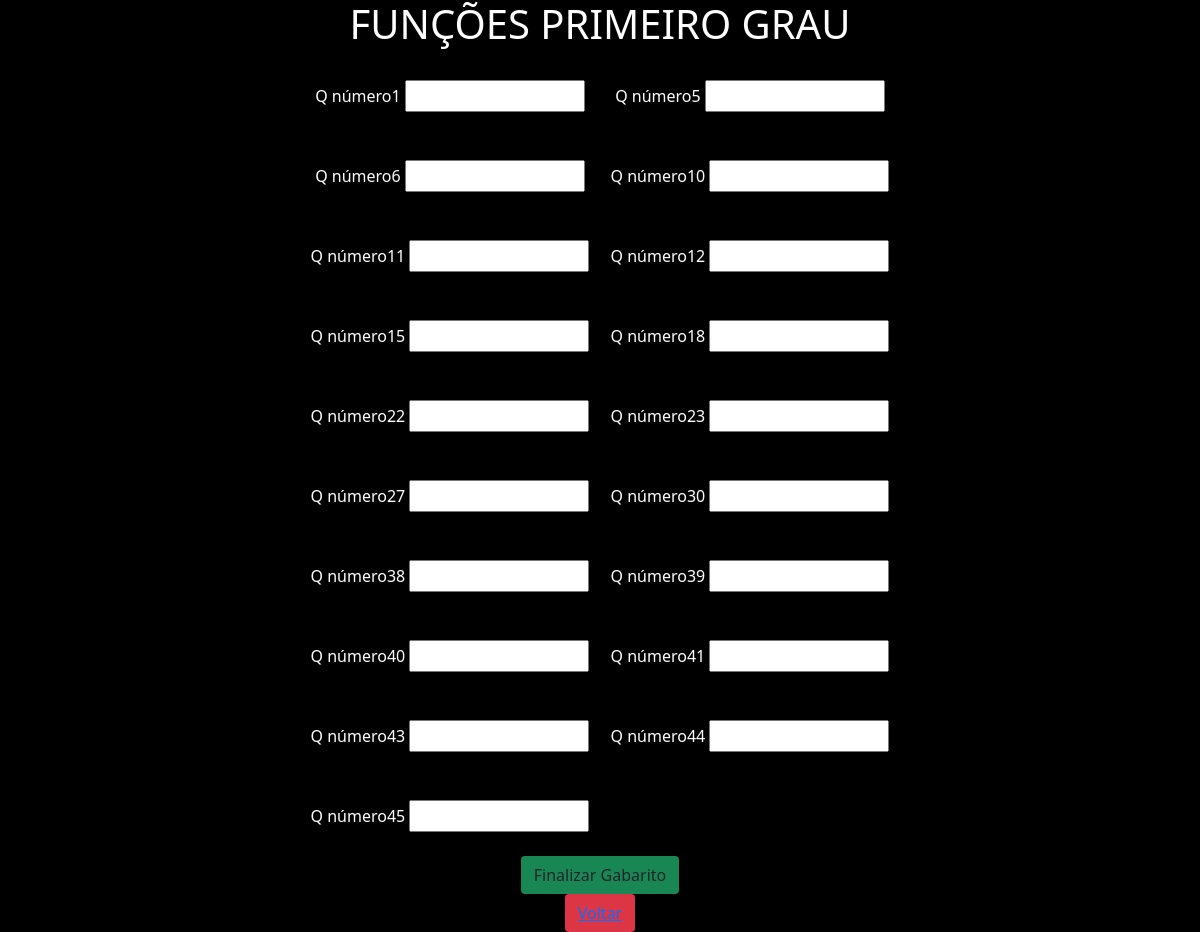
The app's page /listaQuestoes/lancarGabarito/8 with its own data.
### listaQuestoes/models.py (models this page shows, shortened)
class QuestoesAssinalar(models.Model):
    numero = models.IntegerField()
    alternativaMarcada = models.CharField( max_length=20,
        choices=[(tag.name, tag.value) for tag in AlternativasEnum],
        default=AlternativasEnum.DEFAULT.name)
    grauDeCerteza = models.CharField( max_length=20,
        choices=[(tag.name, tag.value) for tag in GrauDeCertezaEnum],
        default=GrauDeCertezaEnum.DEFAULT.name)
    simuladoGeral = models.BooleanField()
    letraGabarito = models.CharField( max_length=20,
        choices=[(tag.name, tag.value) for tag in AlternativasEnum],
        default=AlternativasEnum.DEFAULT.name)
    lista = models.ForeignKey(Listas, on_delete=models.CASCADE)
    certo = models.BooleanField(default=False)

### listaQuestoes/views.py (the view, shortened to what this page needs)
# urls.py: path('lancarGabarito/<int:idLista>', lancarGabarito, name='lancarGabarito'),
def lancarGabarito(request, idLista):
    Questoeslista = QuestoesAssinalar.objects.filter(lista=int(idLista))
    lista = Listas.objects.get(id=idLista)
    return render(request, 'lancarGabarito.html', {'Questoeslista':Questoeslista, 'lista':lista})

### listaQuestoes/templates/lancarGabarito.html (shortened to what this page needs)
{% load static%}
<!DOCTYPE html>
<html lang="pt-br">
<head>
    <link href="https://cdn.jsdelivr.net/npm/bootstrap@5.0.2/dist/css/bootstrap.min.css" rel="stylesheet">
    <link rel="stylesheet" href="{% static 'css/lancarGabarito.css' %}">
</head>
<body>
    <form action="" method="POST">
        <h1>{{lista.nome}}</h1>
        <div class="d-grid">
        {% for l in Questoeslista %}
            <div class="divInputLancarGabarito">
            <label for="label{{l.numero}}">Q número{{l.numero}}</label>
            <input  name="inputQuestaoNumero{{l.numero}}"  class="lancarGabaritoInput" required type="text" maxlength="1">
            </div>
        {%endfor%}
        </div>
      <div>
        <input class="btn bg-success" type="submit" value="Finalizar Gabarito">
      </div>
      <div class="voltar btn bg-danger"><a href="{% url 'irPara' 'fazerLista' lista.id %}">Voltar
      </a></div>
    </form>
</body>
</html>

### templates/static/css/lancarGabarito.css (style rules this page uses)
body { background-color: black; color: white; box-sizing: border-box; }
form { margin: auto; text-align: center; width: 50vw; }
form .d-grid { display: grid; grid-template-columns: 1fr 1fr; width: 50vw; }
.lancarGabaritoInput { width: 15vw; height:4vh; }
.divInputLancarGabarito { margin: 3vh; width: 25vw; margin-left: auto; margin-right: auto; }

### records on screen
QuestoesAssinalar: numero "1"
QuestoesAssinalar: numero "5"
QuestoesAssinalar: numero "6"
QuestoesAssinalar: numero "10"
QuestoesAssinalar: numero "11"
QuestoesAssinalar: numero "12"
QuestoesAssinalar: numero "15"
QuestoesAssinalar: numero "18"
QuestoesAssinalar: numero "22"
QuestoesAssinalar: numero "23"
QuestoesAssinalar: numero "27"
QuestoesAssinalar: numero "30"
QuestoesAssinalar: numero "38"
QuestoesAssinalar: numero "39"
QuestoesAssinalar: numero "40"
QuestoesAssinalar: numero "41"
QuestoesAssinalar: numero "43"
QuestoesAssinalar: numero "44"
QuestoesAssinalar: numero "45"
